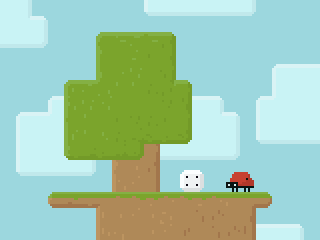

Below is a game level as drawn by its tile map, then a one-line description and the .tmx file that defines it, in full:
An orthogonal 20x15 tile map with 16x16 px tiles, 3 tile layers (Tile Layer 1, Tile Layer 3, Tile Layer 2), 4 tilesets.

<map version="1.0" orientation="orthogonal" renderorder="right-down" width="20" height="15" tilewidth="16" tileheight="16" nextobjectid="1">
 <tileset firstgid="1" name="cloud" tilewidth="16" tileheight="16" tilecount="256" columns="16">
  <image source="cloud.png" width="256" height="256" />
 </tileset>
 <tileset firstgid="257" name="tiles" tilewidth="16" tileheight="16" tilecount="256" columns="16">
  <image source="../pub/assets/tilemaps/tiles/tiles.png" width="256" height="256" />
 </tileset>
 <tileset firstgid="513" name="player-1" tilewidth="16" tileheight="16" tilecount="88" columns="44">
  <image source="../pub/assets/sprites/player-1.png" width="704" height="32" />
 </tileset>
 <tileset firstgid="601" name="enemy" tilewidth="16" tileheight="16" tilecount="32" columns="16">
  <image source="../pub/assets/sprites/enemy.png" width="256" height="32" />
 </tileset>
 <layer name="Tile Layer 1" width="20" height="15">
  <data encoding="csv">
89,89,89,89,89,89,89,89,89,89,89,89,89,89,89,89,89,89,89,89,
89,89,89,89,89,89,89,89,89,89,89,89,89,89,89,89,89,89,89,89,
89,89,89,89,89,89,89,89,89,89,89,89,89,89,89,89,89,89,89,89,
89,89,89,89,89,89,89,89,89,89,89,89,89,89,89,89,89,89,89,89,
89,89,89,89,89,89,89,89,89,89,89,89,89,89,89,89,89,89,89,89,
89,89,89,89,89,89,89,89,89,89,89,89,89,89,89,89,89,89,89,89,
89,89,89,89,89,89,89,89,89,89,89,89,89,89,89,89,89,89,89,89,
89,89,89,89,89,89,89,89,89,89,89,89,89,89,89,89,89,89,89,89,
89,89,89,89,89,89,89,89,89,89,89,89,89,89,89,89,89,89,89,89,
89,89,89,89,89,89,89,89,89,89,89,89,89,89,89,89,89,89,89,89,
89,89,89,89,89,89,89,89,89,89,89,89,89,89,89,89,89,89,89,89,
89,89,89,89,89,89,89,89,89,89,89,89,89,89,89,89,89,89,89,89,
89,89,89,89,89,89,89,89,89,89,89,89,89,89,89,89,89,89,89,89,
89,89,89,89,89,89,89,89,89,89,89,89,89,89,89,89,89,89,89,89,
89,89,89,89,89,89,89,89,89,89,89,89,89,89,89,89,89,89,89,89
</data>
 </layer>
 <layer name="Tile Layer 3" width="20" height="15" opacity="0.7">
  <data encoding="csv">
52,54,0,0,0,0,0,0,0,83,84,84,84,84,84,85,0,0,0,0,
52,37,38,0,0,0,0,0,0,0,0,0,0,0,0,0,0,0,0,0,
84,84,70,0,0,0,0,0,0,0,0,0,0,0,0,0,0,0,0,0,
0,0,0,0,0,0,0,0,0,0,0,0,0,0,0,0,0,0,0,0,
0,0,0,0,0,0,0,0,0,0,0,0,0,0,0,0,0,19,20,20,
0,0,0,0,0,0,0,0,0,0,0,0,0,0,0,0,0,50,52,52,
0,0,0,19,0,0,0,0,0,0,0,0,20,38,0,0,34,35,52,52,
0,34,20,35,0,0,0,0,0,0,0,36,36,37,38,0,50,52,52,52,
0,50,52,52,0,0,0,0,0,0,0,36,36,36,54,0,83,84,84,84,
0,50,52,52,52,0,0,0,0,0,84,84,84,84,70,0,0,0,0,0,
0,83,84,84,84,85,0,0,0,0,0,0,0,0,0,0,0,0,0,0,
0,0,0,0,0,0,0,0,0,0,0,0,0,0,0,0,0,0,0,0,
0,0,0,0,0,0,0,0,0,0,0,0,0,0,0,0,0,0,0,0,
0,0,0,0,0,0,0,0,0,0,0,0,0,0,0,0,0,0,0,0,
0,0,0,0,0,0,0,0,0,0,0,0,0,0,0,0,20,20,21,0
</data>
 </layer>
 <layer name="Tile Layer 2" width="20" height="15">
  <data encoding="csv">
0,0,0,0,0,0,0,0,0,0,0,0,0,0,0,0,0,0,0,0,
0,0,0,0,0,0,0,0,0,0,0,0,0,0,0,0,0,0,0,0,
0,0,0,0,0,0,403,470,467,466,404,0,0,0,0,0,0,0,0,0,
0,0,0,0,0,0,439,413,429,463,440,0,0,0,0,0,0,0,0,0,
0,0,0,0,0,0,443,461,446,416,444,0,0,0,0,0,0,0,0,0,
0,0,0,0,401,471,485,462,462,448,486,406,0,0,0,0,0,0,0,0,
0,0,0,0,419,446,445,414,415,416,447,426,0,0,0,0,0,0,0,0,
0,0,0,0,441,462,413,463,447,448,463,438,0,0,0,0,0,0,0,0,
0,0,0,0,423,462,430,448,488,478,480,454,0,0,0,0,0,0,0,0,
0,0,0,0,449,474,480,476,484,303,0,0,0,0,0,0,0,0,0,0,
0,0,0,0,0,0,0,294,328,317,0,601,602,0,513,514,0,0,0,0,
0,0,0,0,0,0,0,314,325,299,0,617,618,0,557,558,0,0,0,0,
0,0,0,271,265,258,342,346,368,352,350,368,367,350,363,374,272,0,0,0,
0,0,0,0,0,0,297,328,325,328,326,337,334,333,340,302,0,0,0,0,
0,0,0,0,0,0,313,327,337,328,325,332,338,334,333,315,0,0,0,0
</data>
 </layer>
</map>
